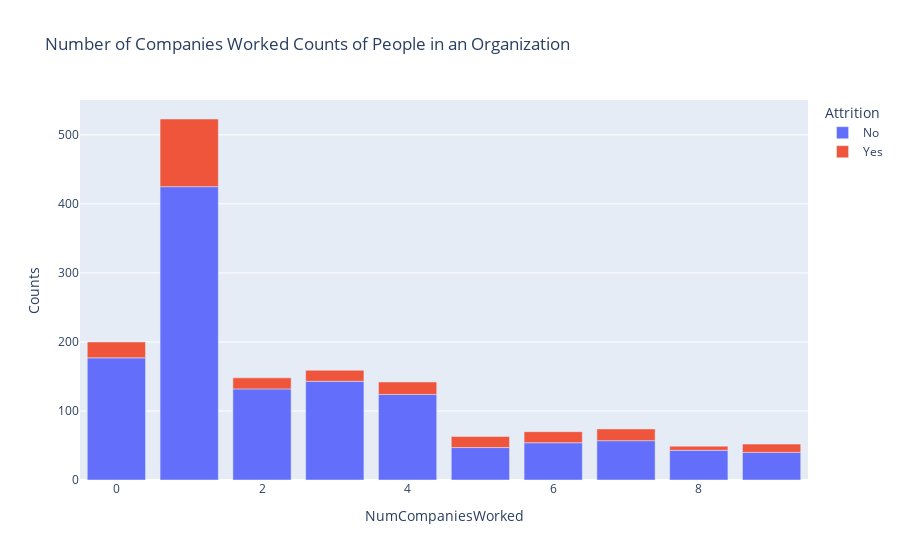

Notebook cell for this chart:
### Code cell
num_companies_worked = df.groupby(['NumCompaniesWorked','Attrition']).apply(lambda x:x['DailyRate'].count()).reset_index(name = 'Counts')
px.bar(num_companies_worked,x='NumCompaniesWorked',y='Counts',color='Attrition',title='Number of Companies Worked Counts of People in an Organization')

### Figure 1 — Plotly figure (JSON) as saved in the notebook; plotly's stock layout.template omitted (floating-point values rounded to 4 significant figures)
{"data": [{"alignmentgroup": "True", "hovertemplate": "Attrition=No<br>NumCompaniesWorked=%{x}<br>Counts=%{y}<extra></extra>", "legendgroup": "No", "marker": {"color": "#636efa", "pattern": {"shape": ""}}, "name": "No", "offsetgroup": "No", "orientation": "v", "showlegend": true, "textposition": "auto", "type": "bar", "x": [0, 1, 2, 3, 4, 5, 6, 7, 8, 9], "xaxis": "x", "y": [177, 425, 132, 143, 124, 47, 54, 57, 43, 40], "yaxis": "y"}, {"alignmentgroup": "True", "hovertemplate": "Attrition=Yes<br>NumCompaniesWorked=%{x}<br>Counts=%{y}<extra></extra>", "legendgroup": "Yes", "marker": {"color": "#EF553B", "pattern": {"shape": ""}}, "name": "Yes", "offsetgroup": "Yes", "orientation": "v", "showlegend": true, "textposition": "auto", "type": "bar", "x": [0, 1, 2, 3, 4, 5, 6, 7, 8, 9], "xaxis": "x", "y": [23, 98, 16, 16, 18, 16, 16, 17, 6, 12], "yaxis": "y"}], "layout": {"barmode": "relative", "legend": {"title": {"text": "Attrition"}, "tracegroupgap": 0}, "title": {"text": "Number of Companies Worked Counts of People in an Organization"}, "xaxis": {"anchor": "y", "domain": [0, 1], "title": {"text": "NumCompaniesWorked"}}, "yaxis": {"anchor": "x", "domain": [0, 1], "title": {"text": "Counts"}}}}
